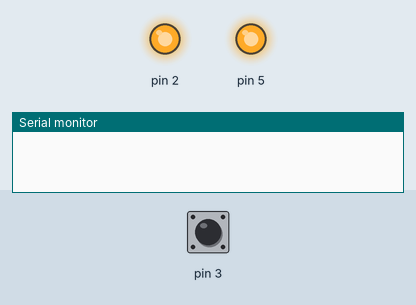
Bench run of a sketch on a simulated Arduino Uno, built with avr-gcc and run on an emulated ATmega328P. On the bench: output pins drawn as LEDs (lit = HIGH), the last lines printed to the serial monitor. Dashed ring = blinking. The inputs (shaded band) are chosen by the test bench; at power-on: pin 3 LOW.

Above: at 1.2 s.
1.3 s: pin 3 pulsed HIGH 2 times (0.12 s each, 0.3 s apart)
At 1.48 s:
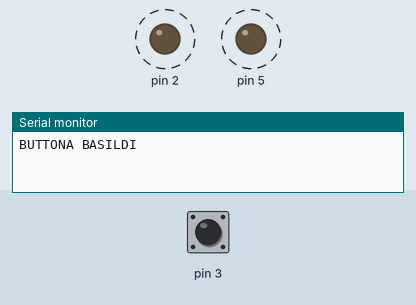
Timing chart, 0 to 4.3 s (numbered marks = the images above; inputs shaded):
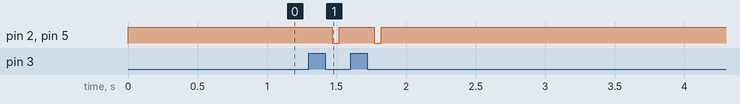

Measured:
- after the input at 1.3 s, pin 2, pin 5: alternates HIGH for 0.25 s and LOW for 0.05 s, 4 changes in all, then stays HIGH, starting after 0.17 s

The sketch:

buttonBbasma.ino
```cpp
boolean okunan = 1;

void setup() {
pinMode(3,INPUT);
pinMode(5, OUTPUT);
pinMode(2, OUTPUT);
digitalWrite(5,HIGH);
digitalWrite(2,HIGH);

Serial.begin(9600);
}
void loop()
{
  okunan = digitalRead(3);
  if( okunan == 1)//Buttona basıldıysa 0 gelir ters mantık.
{

   while(okunan==1)//Bırakıldımı diye kontrol ediyorz bırakılmışsa döngüden çıkıyor
   {
     okunan = digitalRead(3);//değişken iken döngüsünde kontorl edilmezse sonsuz döngüye girer.
   }
   delay(50);
   digitalWrite(5,LOW);
   digitalWrite(2,LOW);
   Serial.println("BUTTONA BASILDI");
 }
 delay(50);
 digitalWrite(5,HIGH);
 digitalWrite(2,HIGH);
}

//ark buton metali ayrılırken arada olan voltaj değerleridir.
```
